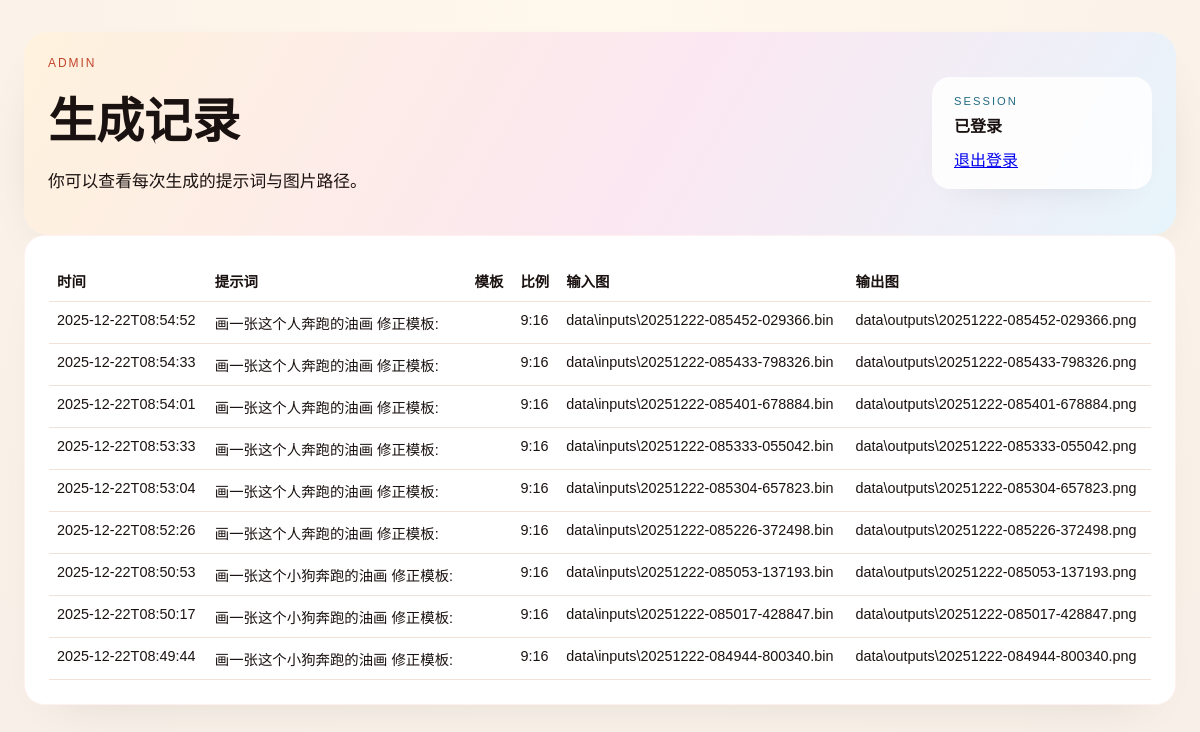
/admin (signed in), run on the app's committed database.
### tables this page shows
CREATE TABLE generations (
                id INTEGER PRIMARY KEY AUTOINCREMENT,
                created_at TEXT NOT NULL,
                prompt TEXT NOT NULL,
                template TEXT,
                ratio TEXT,
                input_path TEXT NOT NULL,
                output_path TEXT NOT NULL
            );

### app.py (the view)
@app.route("/admin")
def admin():
    if not session.get("authenticated"):
        return redirect(url_for("login"))
    with sqlite3.connect(DB_PATH) as conn:
        rows = conn.execute(
            "SELECT id, created_at, prompt, template, ratio, input_path, output_path "
            "FROM generations ORDER BY id DESC"
        ).fetchall()
    return render_template("admin.html", rows=rows)

### templates/admin.html (shortened to what this page needs)
<!doctype html>
<html lang="zh-CN">
  <head>
    <link rel="stylesheet" href="/static/styles.css" />
  </head>
  <body>
    <div class="page">
      <header class="hero">
        <div class="hero-text">
          <p class="eyebrow">Admin</p>
          <h1>生成记录</h1>
          <p class="subtitle">你可以查看每次生成的提示词与图片路径。</p>
        </div>
        <div class="hero-card">
          <div class="badge">Session</div>
          <div class="model-name">已登录</div>
          <a class="helper" href="/logout">退出登录</a>
        </div>
      </header>
      <section class="panel">
        <table class="history-table">
          <thead>
            <tr>
              <th>时间</th>
              <th>提示词</th>
              <th>模板</th>
              <th>比例</th>
              <th>输入图</th>
              <th>输出图</th>
            </tr>
          </thead>
          <tbody>
            {% for row in rows %}
            <tr>
              <td>{{ row[1] }}</td>
              <td>{{ row[2] }}</td>
              <td>{{ row[3] }}</td>
              <td>{{ row[4] }}</td>
              <td>{{ row[5] }}</td>
              <td>{{ row[6] }}</td>
            </tr>
            {% endfor %}
          </tbody>
        </table>
      </section>
    </div>
  </body>
</html>

### static/styles.css (style rules this page uses)
:root { --ink: #1a1210; --paper: #f7efe7; --accent: #ff8a7a; --accent-dark: #c1452c; --sea: #236b83; --sky: #cbe4ef; --petal: #f7c7b8; --shadow: rgba(26, 18, 16, 0.16); }
* { box-sizing: border-box; }
body { margin: 0; font-family: "Manrope", sans-serif; color: var(--ink); background: radial-gradient(circle at top, #fff8ec, var(--paper)); min-height: 100vh; }
.page { max-width: 1200px; margin: 0 auto; padding: 32px 24px 56px; position: relative; z-index: 1; }
.hero { display: flex; flex-wrap: wrap; gap: 24px; align-items: center; justify-content: space-between; padding: 24px; border-radius: 24px; background: linear-gradient(120deg, #fff2dd, #fbe7f1 55%, #e7f4fb); box-shadow: 0 24px 60px -40px rgba(0, 0, 0, 0.45); }
.hero-text h1 { font-family: "Marcellus", serif; font-size: clamp(2rem, 4vw, 3.4rem); margin: 0 0 12px; }
.subtitle { font-size: 1.05rem; max-width: 520px; line-height: 1.5; }
.eyebrow { text-transform: uppercase; letter-spacing: 0.16em; font-size: 0.75rem; margin: 0 0 12px; color: var(--accent-dark); }
.hero-card { padding: 18px 22px; background: rgba(255, 255, 255, 0.85); border-radius: 18px; min-width: 220px; box-shadow: 0 16px 40px -28px var(--shadow); backdrop-filter: blur(8px); }
.badge { font-size: 0.7rem; letter-spacing: 0.18em; text-transform: uppercase; color: var(--sea); }
.model-name { font-weight: 700; margin: 6px 0 10px; }
.panel { background: #fff; border-radius: 20px; padding: 24px; box-shadow: 0 22px 50px -36px var(--shadow); border: 1px solid rgba(255, 138, 122, 0.12); }
.history-table { width: 100%; border-collapse: collapse; font-size: 0.9rem; }
.history-table th, .history-table td { text-align: left; padding: 10px 8px; border-bottom: 1px solid #f0e2d6; vertical-align: top; }

### data on the page
generations: created_at "2025-12-22T08:54:52", prompt "画一张这个人奔跑的油画 修正模板:", ratio "9:16", input_path "data\\inputs\\20251222-085452-029366.bin", output_path "data\\outputs\\20251222-085452-029366.png"
generations: created_at "2025-12-22T08:54:33", prompt "画一张这个人奔跑的油画 修正模板:", ratio "9:16", input_path "data\\inputs\\20251222-085433-798326.bin", output_path "data\\outputs\\20251222-085433-798326.png"
generations: created_at "2025-12-22T08:54:01", prompt "画一张这个人奔跑的油画 修正模板:", ratio "9:16", input_path "data\\inputs\\20251222-085401-678884.bin", output_path "data\\outputs\\20251222-085401-678884.png"
generations: created_at "2025-12-22T08:53:33", prompt "画一张这个人奔跑的油画 修正模板:", ratio "9:16", input_path "data\\inputs\\20251222-085333-055042.bin", output_path "data\\outputs\\20251222-085333-055042.png"
generations: created_at "2025-12-22T08:53:04", prompt "画一张这个人奔跑的油画 修正模板:", ratio "9:16", input_path "data\\inputs\\20251222-085304-657823.bin", output_path "data\\outputs\\20251222-085304-657823.png"
generations: created_at "2025-12-22T08:52:26", prompt "画一张这个人奔跑的油画 修正模板:", ratio "9:16", input_path "data\\inputs\\20251222-085226-372498.bin", output_path "data\\outputs\\20251222-085226-372498.png"
generations: created_at "2025-12-22T08:50:53", prompt "画一张这个小狗奔跑的油画 修正模板:", ratio "9:16", input_path "data\\inputs\\20251222-085053-137193.bin", output_path "data\\outputs\\20251222-085053-137193.png"
generations: created_at "2025-12-22T08:50:17", prompt "画一张这个小狗奔跑的油画 修正模板:", ratio "9:16", input_path "data\\inputs\\20251222-085017-428847.bin", output_path "data\\outputs\\20251222-085017-428847.png"
generations: created_at "2025-12-22T08:49:44", prompt "画一张这个小狗奔跑的油画 修正模板:", ratio "9:16", input_path "data\\inputs\\20251222-084944-800340.bin", output_path "data\\outputs\\20251222-084944-800340.png"
